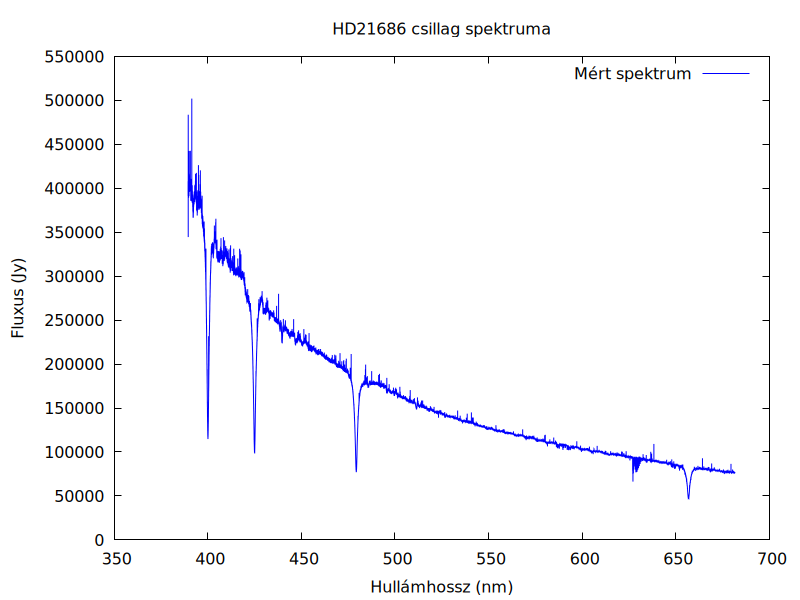

Recreate this plot in gnuplot.
set terminal pngcairo size 800,600
set output '1_teljes_spektrum.png'
set title "HD21686 csillag spektruma"
set xlabel "Hullámhossz (nm)"
set ylabel "Fluxus (Jy)"
plot 'hd21686.dat' using 1:2 w l linecolor rgb 'blue' title "Mért spektrum"
